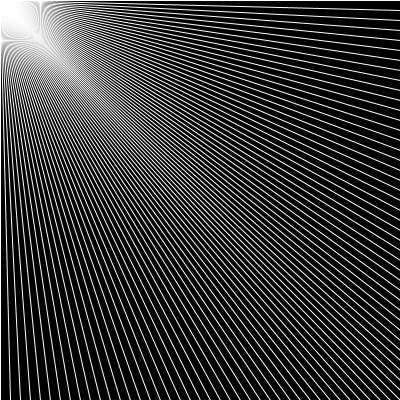
Frame 1 (no input)
Frame 60 (the mouse pressed at the canvas centre just before this capture): identical to frame 1, image omitted
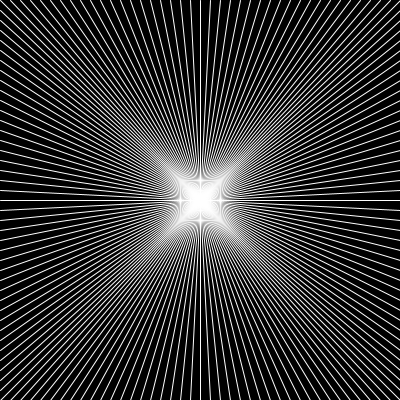
Frame 120 (the mouse held since frame 60 and released just before this capture)

The Processing sketch that drew these frames (run headless with seeded random() and noise(); from frame 60 on, the mouse is pressed at the canvas centre):

// Processing sketch: moire_02
// ── moire_02.pde
int step = 10;

void setup()
{
  size(400, 400);
  background(0);
  stroke(255);
}

void draw()
{
  background(0);
  
  for (int i = 0; i < 400; i += step)
  {
    line(i, 0, mouseX, mouseY);
    line(0, i + step, mouseX, mouseY);
    line(width, i, mouseX, mouseY);
    line(i + step, height, mouseX, mouseY);
  }
}
